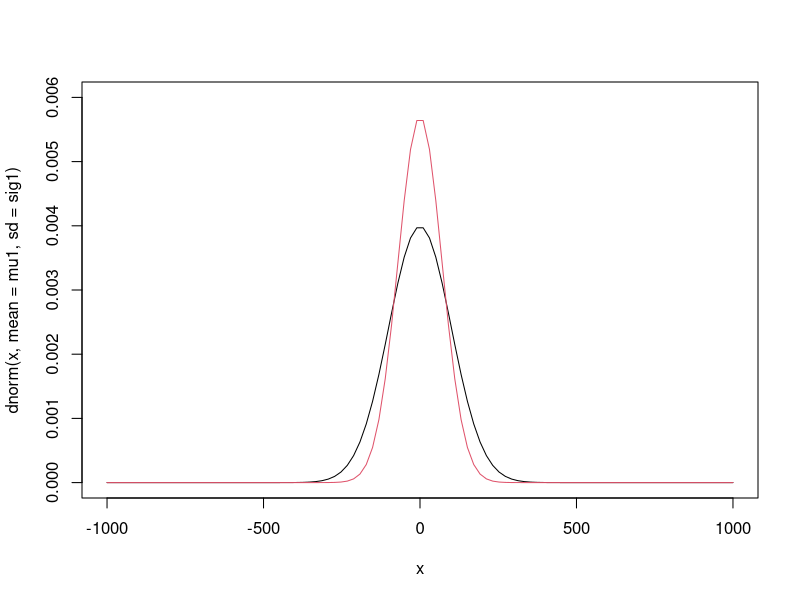
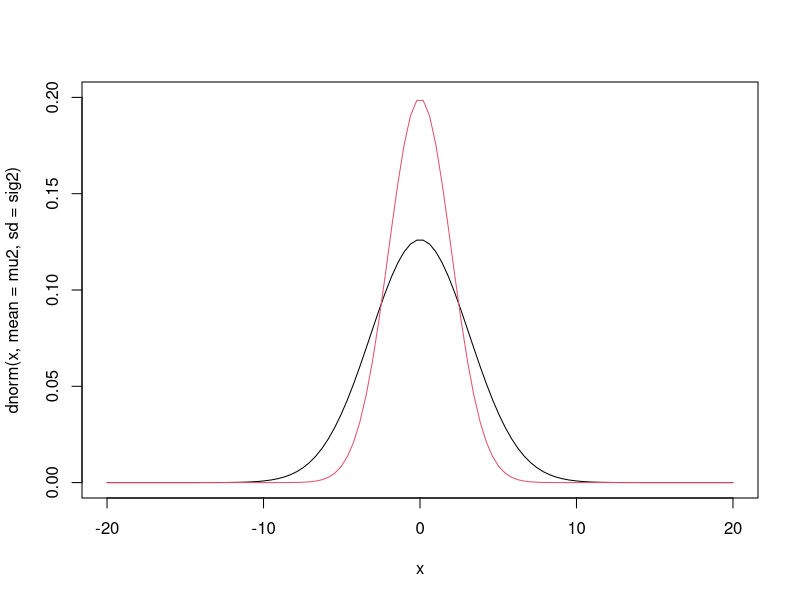
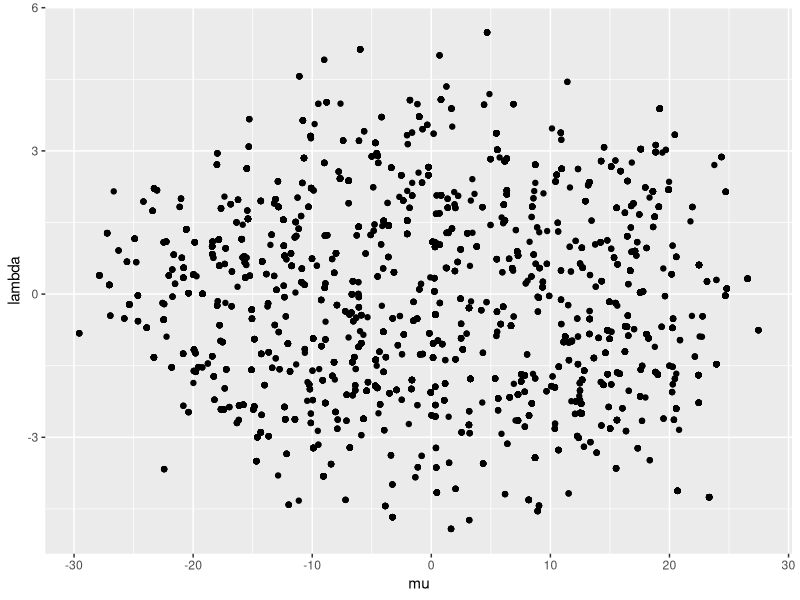
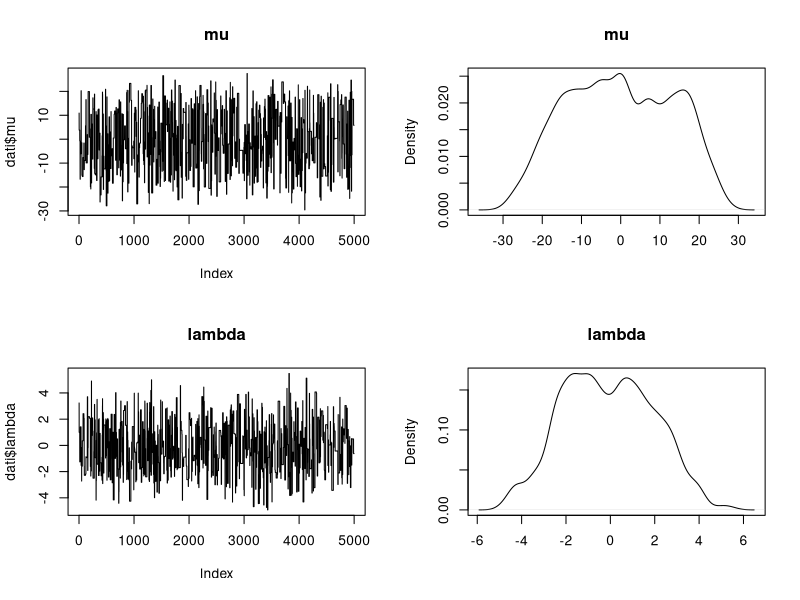

Source code (R) for these figures, in order:
library(LearnBayes)
library(mvtnorm)
library(coda)  
library(ggplot2)
library(ggpubr)

############################################
### METROPOLIS-HASTINGS ALGORITHM      #####
############################################
### CAUCHY DISTRIBUTION                #####
############################################

data(darwin)
data = darwin$difference
data

#-------------------------------------------
# prior distribution: product of two independent gaussian distribution
# specify the hyperparameters

mu1 <- 0
sig1 <- 100
mu2 <- 0
sig2 <- sqrt(10)

x <- seq(-1000, 1000, length = 100)
x11()
plot(x, dnorm(x, mean = mu1, sd = sig1), type="l", ylim =c(0,0.006))
points(x, dnorm(x, mean = mu1, sd = 70), type="l", col=2) 


x <- seq(-20, 20, length = 100)
x11()
plot(x, dnorm(x, mean = mu2, sd = sig2), type="l", ylim =c(0,0.2)) 
points(x, dnorm(x, mean = mu2, sd = 2), type="l", col=2) 

#-------------------------------------------
# PROPOSAL

#Uso i valori di sd trovati graficamente

#MAP <- c(24.513453, 2.734407)
MAP <- c(0, 0)
#Sigma <- rbind(c(33.0381982, 0.3279282),c(0.3279282, 0.1366159))
Sigma <- rbind(c(70, 0),c(0, 2)) #like in plots before
# PROPOSAL: Normal(X_current, Sigma)


#-------------------------------------------


ABC <- function(niter, burnin, 
                theta0, Sigma, mu1, mu2, sig1, sig2, data, threshold){
  # niter, burnin: iterations
  # theta0 initial state of the chain
  # Sig: proposal's var-cov matrix
  # mu1, mu2, sig2, sig2: hyperparameters
  
  theta_output <- matrix(nrow = (niter-burnin), ncol = 2)
  # number of accepted moves
  nacp = 0  
  
  pb <- txtProgressBar(min = 1, max = niter, initial = 1, style = 3)
  # Start from theta0
  i=0
  while(i < niter)
  {
    theta_temp <- as.vector(rmvnorm(1, mean = MAP, sigma = Sigma))
    
    # Generate new data using model M with params theta_temp
    mu_sim <- dnorm(theta_temp[1], mu1, sig1)
    lambda_sim <- dnorm(theta_temp[2], mu2, sig2)
    Y <- rcauchy(length(data), mu_sim, lambda_sim) 
    
    if (norm(median(Y) - median(data), type="2") < threshold){
      ## Compute the probability of accepting the transition from th0 to theta_temp
      # First consider the accept/reject ratio. 
      # Numerator:
      acpn <- dnorm(theta_temp[1], mean = mu1, sd = sig1) * dnorm(theta_temp[2], mean = mu2, sd = sig2)
      # Denominator:
      acpd <- dmvnorm(theta_temp, mean = MAP, sigma = Sigma)
      
      acp <- acpn / acpd
      racp <- min(1, acp) 
      
      # Note: The proposal is symmetrical and therefore does not appear in the value of acceptance / rejection!
      u <- runif(1)
      
      ## if u < acp accept the move
      if(u < racp)
      {
        theta0 <- theta_temp
        nacp = nacp + 1
      }
      # otherwise remain in the same state
      
      if(i > burnin )
      {
        theta_output[(i-burnin),] = theta0
      }
      setTxtProgressBar(pb, i)
      i = i + 1
    }
    
  }
  close(pb)
  cat("Acceptance rate =", nacp/niter, "\n")
  return(theta_output)
}

#------------------------------------
# RUN
# fix the seed
set.seed(42)

# fix the parameters of the Metropolis
niter = 5000
burnin = 0
threshold = 160

# At the end the chain will contain
# (niter-burnin) = 10000 observations
theta0 = MAP
theta_post <- ABC(niter = niter, burnin = burnin, theta0 = theta0, Sigma = Sigma, 
                  mu1 = mu1, mu2 = mu2, sig1 = sig1, sig2 = sig2, data, threshold)

#mcmc_theta_post <- mcmc(theta_post, start = burnin + 1, end = niter)
#summary(mcmc_theta_post) NON FUNZIONA

dati = data.frame(mu = theta_post[,1], lambda = theta_post[,2])
x11()  
ggplot(dati, aes(x = mu, y = lambda)) + geom_point(na.rm = TRUE)


x11()
par (mfrow=c(2,2))
plot(dati$mu, type='l', main = "mu")
plot(density(dati$mu[1:(dim(dati)[1]-1)]), main = "mu", xlab = "" )
plot(dati$lambda, type='l', main = "lambda")
plot(density(dati$lambda[1:(dim(dati)[1]-1)]), main = "lambda", xlab = "" )
